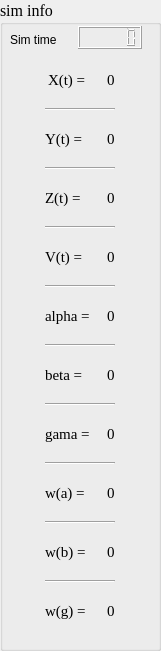
   <widget class="QGroupBox" name="sim_info">
    <property name="geometry">
     <rect>
      <x>640</x>
      <y>20</y>
      <width>161</width>
      <height>651</height>
     </rect>
    </property>
    <property name="font">
     <font>
      <family>Times New Roman</family>
      <pointsize>12</pointsize>
      <weight>50</weight>
      <bold>false</bold>
     </font>
    </property>
    <property name="styleSheet">
     <string notr="true">groupBox_3{
font: Times new roman;
font-size:14px;
}</string>
    </property>
    <property name="title">
     <string>sim info</string>
    </property>
    <property name="flat">
     <bool>false</bool>
    </property>
    <widget class="QLCDNumber" name="sim_time_show">
     <property name="geometry">
      <rect>
       <x>78</x>
       <y>26</y>
       <width>64</width>
       <height>23</height>
      </rect>
     </property>
     <property name="smallDecimalPoint">
      <bool>true</bool>
     </property>
    </widget>
    <widget class="QLabel" name="text">
     <property name="geometry">
      <rect>
       <x>10</x>
       <y>32</y>
       <width>55</width>
       <height>16</height>
      </rect>
     </property>
     <property name="text">
      <string>Sim time</string>
     </property>
    </widget>
    <widget class="QWidget" name="gridLayoutWidget_2">
     <property name="geometry">
      <rect>
       <x>30</x>
       <y>60</y>
       <width>101</width>
       <height>571</height>
      </rect>
     </property>
     <layout class="QGridLayout" name="gridLayout_2">
      <property name="horizontalSpacing">
       <number>2</number>
      </property>
      <property name="verticalSpacing">
       <number>8</number>
      </property>
      <item row="11" column="0" colspan="2">
       <widget class="Line" name="line_18">
        <property name="sizePolicy">
         <sizepolicy hsizetype="Minimum" vsizetype="Fixed">
          <horstretch>0</horstretch>
          <verstretch>0</verstretch>
         </sizepolicy>
        </property>
        <property name="font">
         <font>
          <family>Times New Roman</family>
          <pointsize>11</pointsize>
         </font>
        </property>
        <property name="orientation">
         <enum>Qt::Horizontal</enum>
        </property>
       </widget>
      </item>
      <item row="0" column="0" alignment="Qt::AlignHCenter">
       <widget class="QLabel" name="x_t">
        <property name="sizePolicy">
         <sizepolicy hsizetype="Fixed" vsizetype="Preferred">
          <horstretch>0</horstretch>
          <verstretch>0</verstretch>
         </sizepolicy>
        </property>
        <property name="font">
         <font>
          <family>Times New Roman</family>
          <pointsize>11</pointsize>
          <weight>50</weight>
          <bold>false</bold>
         </font>
        </property>
        <property name="autoFillBackground">
         <bool>false</bool>
        </property>
        <property name="styleSheet">
         <string notr="true"/>
        </property>
        <property name="text">
         <string>X(t) =</string>
        </property>
       </widget>
      </item>
      <item row="18" column="0">
       <widget class="QLabel" name="w_g">
        <property name="sizePolicy">
         <sizepolicy hsizetype="Fixed" vsizetype="Preferred">
          <horstretch>0</horstretch>
          <verstretch>0</verstretch>
         </sizepolicy>
        </property>
        <property name="font">
         <font>
          <family>Times New Roman</family>
          <pointsize>11</pointsize>
         </font>
        </property>
        <property name="text">
         <string>w(g) =</string>
        </property>
       </widget>
      </item>
      <item row="16" column="0">
       <widget class="QLabel" name="w_b">
        <property name="sizePolicy">
         <sizepolicy hsizetype="Fixed" vsizetype="Preferred">
          <horstretch>0</horstretch>
          <verstretch>0</verstretch>
         </sizepolicy>
        </property>
        <property name="font">
         <font>
          <family>Times New Roman</family>
          <pointsize>11</pointsize>
         </font>
        </property>
        <property name="text">
         <string>w(b) =</string>
        </property>
       </widget>
      </item>
      <item row="15" column="0" colspan="2">
       <widget class="Line" name="line_20">
        <property name="sizePolicy">
         <sizepolicy hsizetype="Minimum" vsizetype="Fixed">
          <horstretch>0</horstretch>
          <verstretch>0</verstretch>
         </sizepolicy>
        </property>
        <property name="font">
         <font>
          <family>Times New Roman</family>
          <pointsize>11</pointsize>
         </font>
        </property>
        <property name="orientation">
         <enum>Qt::Horizontal</enum>
        </property>
       </widget>
      </item>
      <item row="5" column="0" colspan="2">
       <widget class="Line" name="line_3">
        <property name="sizePolicy">
         <sizepolicy hsizetype="Minimum" vsizetype="Fixed">
          <horstretch>0</horstretch>
          <verstretch>0</verstretch>
         </sizepolicy>
        </property>
        <property name="font">
         <font>
          <family>Times New Roman</family>
          <pointsize>11</pointsize>
         </font>
        </property>
        <property name="orientation">
         <enum>Qt::Horizontal</enum>
        </property>
       </widget>
      </item>
      <item row="8" column="0">
       <widget class="QLabel" name="alpha">
        <property name="sizePolicy">
         <sizepolicy hsizetype="Fixed" vsizetype="Preferred">
          <horstretch>0</horstretch>
          <verstretch>0</verstretch>
         </sizepolicy>
        </property>
        <property name="font">
         <font>
          <family>Times New Roman</family>
          <pointsize>11</pointsize>
         </font>
        </property>
        <property name="text">
         <string>alpha =</string>
        </property>
       </widget>
      </item>
      <item row="1" column="0" colspan="2">
       <widget class="Line" name="line">
        <property name="windowModality">
         <enum>Qt::ApplicationModal</enum>
        </property>
        <property name="sizePolicy">
         <sizepolicy hsizetype="Expanding" vsizetype="Fixed">
          <horstretch>0</horstretch>
          <verstretch>0</verstretch>
         </sizepolicy>
        </property>
        <property name="font">
         <font>
          <family>Times New Roman</family>
          <pointsize>11</pointsize>
         </font>
        </property>
        <property name="orientation">
         <enum>Qt::Horizontal</enum>
        </property>
       </widget>
      </item>
      <item row="9" column="0" colspan="2">
       <widget class="Line" name="line_17">
        <property name="sizePolicy">
         <sizepolicy hsizetype="Minimum" vsizetype="Fixed">
          <horstretch>0</horstretch>
          <verstretch>0</verstretch>
         </sizepolicy>
        </property>
        <property name="font">
         <font>
          <family>Times New Roman</family>
          <pointsize>11</pointsize>
         </font>
        </property>
        <property name="orientation">
         <enum>Qt::Horizontal</enum>
        </property>
       </widget>
      </item>
      <item row="7" column="0" colspan="2">
       <widget class="Line" name="line_4">
        <property name="sizePolicy">
         <sizepolicy hsizetype="Minimum" vsizetype="Fixed">
          <horstretch>0</horstretch>
          <verstretch>0</verstretch>
         </sizepolicy>
        </property>
        <property name="font">
         <font>
          <family>Times New Roman</family>
          <pointsize>11</pointsize>
         </font>
        </property>
        <property name="orientation">
         <enum>Qt::Horizontal</enum>
        </property>
       </widget>
      </item>
      <item row="12" column="0">
       <widget class="QLabel" name="gama">
        <property name="sizePolicy">
         <sizepolicy hsizetype="Fixed" vsizetype="Preferred">
          <horstretch>0</horstretch>
          <verstretch>0</verstretch>
         </sizepolicy>
        </property>
        <property name="font">
         <font>
          <family>Times New Roman</family>
          <pointsize>11</pointsize>
         </font>
        </property>
        <property name="text">
         <string>gama =</string>
        </property>
       </widget>
      </item>
      <item row="10" column="0">
       <widget class="QLabel" name="beta">
        <property name="sizePolicy">
         <sizepolicy hsizetype="Fixed" vsizetype="Preferred">
          <horstretch>0</horstretch>
          <verstretch>0</verstretch>
         </sizepolicy>
        </property>
        <property name="font">
         <font>
          <family>Times New Roman</family>
          <pointsize>11</pointsize>
         </font>
        </property>
        <property name="text">
         <string>beta =</string>
        </property>
       </widget>
      </item>
      <item row="4" column="0">
       <widget class="QLabel" name="z_t">
        <property name="sizePolicy">
         <sizepolicy hsizetype="Fixed" vsizetype="Preferred">
          <horstretch>0</horstretch>
          <verstretch>0</verstretch>
         </sizepolicy>
        </property>
        <property name="font">
         <font>
          <family>Times New Roman</family>
          <pointsize>11</pointsize>
         </font>
        </property>
        <property name="styleSheet">
         <string notr="true">label_13{
text-align: center;
}</string>
        </property>
        <property name="text">
         <string>Z(t) =</string>
        </property>
       </widget>
      </item>
      <item row="6" column="0">
       <widget class="QLabel" name="v_t">
        <property name="sizePolicy">
         <sizepolicy hsizetype="Fixed" vsizetype="Preferred">
          <horstretch>0</horstretch>
          <verstretch>0</verstretch>
         </sizepolicy>
        </property>
        <property name="font">
         <font>
          <family>Times New Roman</family>
          <pointsize>11</pointsize>
         </font>
        </property>
        <property name="text">
         <string>V(t) =</string>
        </property>
       </widget>
      </item>
      <item row="13" column="0" colspan="2">
       <widget class="Line" name="line_19">
        <property name="sizePolicy">
         <sizepolicy hsizetype="Minimum" vsizetype="Fixed">
          <horstretch>0</horstretch>
          <verstretch>0</verstretch>
         </sizepolicy>
        </property>
        <property name="font">
         <font>
          <family>Times New Roman</family>
          <pointsize>11</pointsize>
         </font>
        </property>
        <property name="orientation">
         <enum>Qt::Horizontal</enum>
        </property>
       </widget>
      </item>
      <item row="3" column="0" colspan="2">
       <widget class="Line" name="line_2">
        <property name="sizePolicy">
         <sizepolicy hsizetype="Minimum" vsizetype="Fixed">
          <horstretch>0</horstretch>
          <verstretch>0</verstretch>
         </sizepolicy>
        </property>
        <property name="font">
         <font>
          <family>Times New Roman</family>
          <pointsize>11</pointsize>
         </font>
        </property>
        <property name="orientation">
         <enum>Qt::Horizontal</enum>
        </property>
       </widget>
      </item>
      <item row="2" column="0">
       <widget class="QLabel" name="y_t">
        <property name="sizePolicy">
         <sizepolicy hsizetype="Fixed" vsizetype="Preferred">
          <horstretch>0</horstretch>
          <verstretch>0</verstretch>
         </sizepolicy>
        </property>
        <property name="font">
         <font>
          <family>Times New Roman</family>
          <pointsize>11</pointsize>
         </font>
        </property>
        <property name="text">
         <string>Y(t) =</string>
        </property>
       </widget>
      </item>
      <item row="14" column="0">
       <widget class="QLabel" name="w_a">
        <property name="sizePolicy">
         <sizepolicy hsizetype="Fixed" vsizetype="Preferred">
          <horstretch>0</horstretch>
          <verstretch>0</verstretch>
         </sizepolicy>
        </property>
        <property name="font">
         <font>
          <family>Times New Roman</family>
          <pointsize>11</pointsize>
         </font>
        </property>
        <property name="text">
         <string>w(a) =</string>
        </property>
       </widget>
      </item>
      <item row="17" column="0" colspan="2">
       <widget class="Line" name="line_21">
        <property name="sizePolicy">
         <sizepolicy hsizetype="Minimum" vsizetype="Fixed">
          <horstretch>0</horstretch>
          <verstretch>0</verstretch>
         </sizepolicy>
        </property>
        <property name="font">
         <font>
          <family>Times New Roman</family>
          <pointsize>11</pointsize>
         </font>
        </property>
        <property name="orientation">
         <enum>Qt::Horizontal</enum>
        </property>
       </widget>
      </item>
      <item row="0" column="1">
       <widget class="QLabel" name="label_50">
        <property name="sizePolicy">
         <sizepolicy hsizetype="Fixed" vsizetype="Preferred">
          <horstretch>0</horstretch>
          <verstretch>0</verstretch>
         </sizepolicy>
        </property>
        <property name="font">
         <font>
          <family>Times New Roman</family>
          <pointsize>11</pointsize>
         </font>
        </property>
        <property name="text">
         <string>0</string>
        </property>
       </widget>
      </item>
      <item row="2" column="1">
       <widget class="QLabel" name="label_51">
        <property name="sizePolicy">
         <sizepolicy hsizetype="Fixed" vsizetype="Preferred">
          <horstretch>0</horstretch>
          <verstretch>0</verstretch>
         </sizepolicy>
        </property>
        <property name="font">
         <font>
          <family>Times New Roman</family>
          <pointsize>11</pointsize>
         </font>
        </property>
        <property name="text">
         <string>0</string>
        </property>
       </widget>
      </item>
      <item row="4" column="1">
       <widget class="QLabel" name="label_52">
        <property name="sizePolicy">
         <sizepolicy hsizetype="Fixed" vsizetype="Preferred">
          <horstretch>0</horstretch>
          <verstretch>0</verstretch>
         </sizepolicy>
        </property>
        <property name="font">
         <font>
          <family>Times New Roman</family>
          <pointsize>11</pointsize>
         </font>
        </property>
        <property name="text">
         <string>0</string>
        </property>
       </widget>
      </item>
      <item row="6" column="1">
       <widget class="QLabel" name="label_53">
        <property name="sizePolicy">
         <sizepolicy hsizetype="Fixed" vsizetype="Preferred">
          <horstretch>0</horstretch>
          <verstretch>0</verstretch>
         </sizepolicy>
        </property>
        <property name="font">
         <font>
          <family>Times New Roman</family>
          <pointsize>11</pointsize>
         </font>
        </property>
        <property name="text">
         <string>0</string>
        </property>
       </widget>
      </item>
      <item row="8" column="1">
       <widget class="QLabel" name="label_54">
        <property name="sizePolicy">
         <sizepolicy hsizetype="Fixed" vsizetype="Preferred">
          <horstretch>0</horstretch>
          <verstretch>0</verstretch>
         </sizepolicy>
        </property>
        <property name="font">
         <font>
          <family>Times New Roman</family>
          <pointsize>11</pointsize>
         </font>
        </property>
        <property name="text">
         <string>0</string>
        </property>
       </widget>
      </item>
      <item row="10" column="1">
       <widget class="QLabel" name="label_55">
        <property name="sizePolicy">
         <sizepolicy hsizetype="Fixed" vsizetype="Preferred">
          <horstretch>0</horstretch>
          <verstretch>0</verstretch>
         </sizepolicy>
        </property>
        <property name="font">
         <font>
          <family>Times New Roman</family>
          <pointsize>11</pointsize>
         </font>
        </property>
        <property name="text">
         <string>0</string>
        </property>
       </widget>
      </item>
      <item row="12" column="1">
       <widget class="QLabel" name="label_56">
        <property name="sizePolicy">
         <sizepolicy hsizetype="Fixed" vsizetype="Preferred">
          <horstretch>0</horstretch>
          <verstretch>0</verstretch>
         </sizepolicy>
        </property>
        <property name="font">
         <font>
          <family>Times New Roman</family>
          <pointsize>11</pointsize>
         </font>
        </property>
        <property name="text">
         <string>0</string>
        </property>
       </widget>
      </item>
      <item row="14" column="1">
       <widget class="QLabel" name="label_57">
        <property name="sizePolicy">
         <sizepolicy hsizetype="Fixed" vsizetype="Preferred">
          <horstretch>0</horstretch>
          <verstretch>0</verstretch>
         </sizepolicy>
        </property>
        <property name="font">
         <font>
          <family>Times New Roman</family>
          <pointsize>11</pointsize>
         </font>
        </property>
        <property name="text">
         <string>0</string>
        </property>
       </widget>
      </item>
      <item row="16" column="1">
       <widget class="QLabel" name="label_58">
        <property name="sizePolicy">
         <sizepolicy hsizetype="Fixed" vsizetype="Preferred">
          <horstretch>0</horstretch>
          <verstretch>0</verstretch>
         </sizepolicy>
        </property>
        <property name="font">
         <font>
          <family>Times New Roman</family>
          <pointsize>11</pointsize>
         </font>
        </property>
        <property name="text">
         <string>0</string>
        </property>
       </widget>
      </item>
      <item row="18" column="1">
       <widget class="QLabel" name="label_59">
        <property name="sizePolicy">
         <sizepolicy hsizetype="Fixed" vsizetype="Preferred">
          <horstretch>0</horstretch>
          <verstretch>0</verstretch>
         </sizepolicy>
        </property>
        <property name="font">
         <font>
          <family>Times New Roman</family>
          <pointsize>11</pointsize>
         </font>
        </property>
        <property name="text">
         <string>0</string>
        </property>
       </widget>
      </item>
     </layout>
    </widget>
   </widget>
